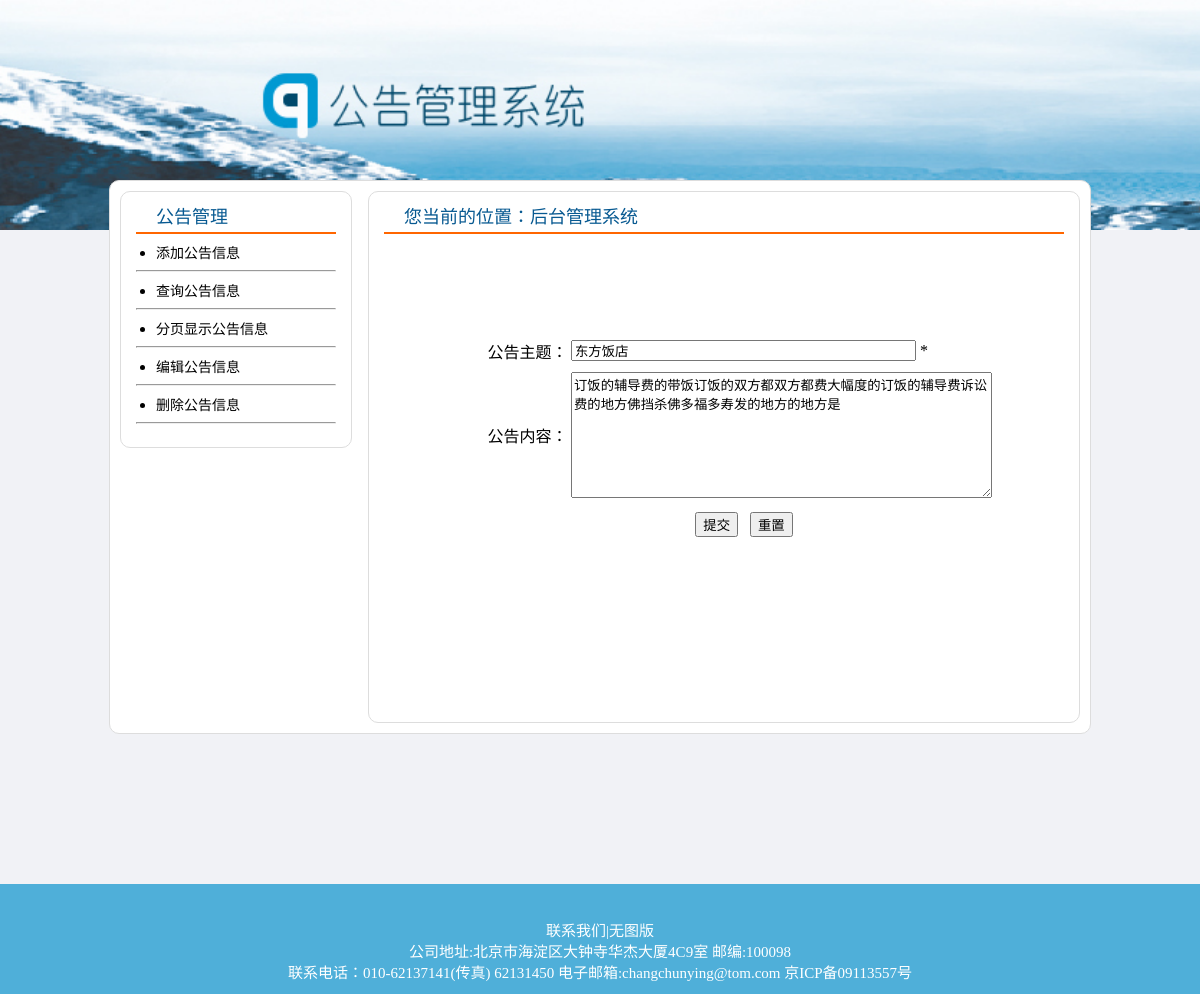
/add_notice.php?id=5, run on the app's committed database.
### tables this page shows
CREATE TABLE `tb_notice` (
  `id` int(11) NOT NULL,
  `title` varchar(200) NOT NULL,
  `content` text NOT NULL,
  `time` text NOT NULL
);

### Model.php (called while the page is built, shortened)
<?php
class Model
{
    protected $tabname;
    protected $link = null;
    protected $pk = "id";
    public function __construct($tabname)
    {
        $this->tabname = $tabname;
        $this->link = mysqli_connect(HOST,USER,PASS,DBNAME) or die("数据库连接失败！");
        mysqli_set_charset($this->link,"utf8");
        $this->loadFields();
    }
    private function loadFields()
    {
        $sql = "desc {$this->tabname}";
        $result = mysqli_query($this->link,$sql);
        while($row = mysqli_fetch_assoc($result)){
            if($row['Key']=="PRI"){
                $this->pk = $row['Field'];
            }
        }
    }
    public function find($id)
    {
        $sql = "select * from {$this->tabname} where {$this->pk}={$id}";
        $result = mysqli_query($this->link,$sql);
        $list = mysqli_fetch_assoc($result);
        return $list;
    }
}

### add_notice.php (the view, shortened to what this page needs)
<html>
<head>
<link href="css/index.css" rel="stylesheet">
</head>
<body>
<div class="bgimg"></div>
<div class="content">
    <div class="con_left">
        <div class="con_left1">
            <div class="con_header" style=""><div class="title" style=""><span>公告管理</span></div></div>
            <div class="">
                <ul><li><a href="add_notice.php">添加公告信息</a></li></ul><hr/>
                <ul><li><a href="search_notice.php">查询公告信息</a></li></ul><hr/>
                <ul><li><a href="search_notice.php">分页显示公告信息</a></li></ul><hr/>
                <ul><li><a href="search_notice.php">编辑公告信息</a></li></ul><hr/>
                <ul><li><a href="search_notice.php">删除公告信息</a></li></ul><hr/>
            </div>
        </div>
    </div>
    <div class="con_right">
        <div class="">
            <div class="">
                <div class="con_header"><div class="title"><span>您当前的位置：后台管理系统</span></div></div>
                <div style="margin-top:100px;margin-left: 100px;">
                    <form name="form1" method="post" action="doAction.php?a=<?php if(@$_GET['id']){echo "update&id=$_GET[id]";}else{echo "add";}?>">
                        <table width="520" height="212" border="0" cellpadding="0" cellspacing="0" bgcolor="#FFFFFF">
                            <tr>
                                <td width="87" align="center">公告主题：</td>
                                <td width="433" height="31"><input name="title" type="text" id="txt_title" size="40" value="<?php
                                    if(@$id = $_GET['id']){
                                        require("Model.php");
                                        $mod = new Model('tb_notice');
                                        $result = $mod->find($id);
                                            echo $result['title'];
                                    }
                                    ?>">
                                    * </td>
                            </tr>
                            <tr>
                                <td height="124" align="center">公告内容：</td>
                                <td><textarea name="content" cols="50" rows="8" id="txt_content"><?php echo @$result['content']?></textarea></td>
                            </tr>
                            <tr>
                                <td height="40" colspan="2" align="center"><input name="Submit" type="button" class="btn_grey" value="提交" onClick="return check(form1);">
                                    &nbsp;                                    <input type="reset" name="Submit2" value="重置"></td>
                            </tr>
                        </table>
                    </form>
                </div>
            </div>
        </div>
    </div>
</div>
<?php
include('footer.php');
?>
</body>
</html>

### css/index.css (style rules this page uses)
body { background-color: #F1F2F6; margin: 0; padding:0; }
a { font-size: 14px; text-decoration: none; color: #000000; noline:expression(this.onfocus=this.blur); }
.bgimg { height:230px; width: 100%; background-image:url(../images/head.jpg); background-repeat:no-repeat; background-size:cover; }
.content { width:980px; margin:0 auto; margin-top: -50px; border-radius: 10px; background-color: #fff; border:solid 1px #ddd; }
.content .con_left { width: 230px; float:left; }
.content .con_right { width:680px; height:500px; float: right; margin:0 auto; margin:10px; padding:15px; border-radius: 10px; border: solid 1px #ddd; }
.content .con_left .con_left1 { width:200px; margin:10px; padding:15px; border-radius: 10px; border: solid 1px #ddd; }
.content .con_header { font-size: 18px; color: #075991; border-bottom: solid 2px #FF6600; padding-bottom: 5px; }
.title { height:20px; line-height:20px; padding-left:20px; }
ul { padding-left: 20px; margin:8px 0; }

### data on the page
tb_notice: title "东方饭店", content "订饭的辅导费的带饭订饭的双方都双方都费大幅度的订饭的辅导费诉讼费的地方佛挡杀佛多福多寿发的地方的地方是"
